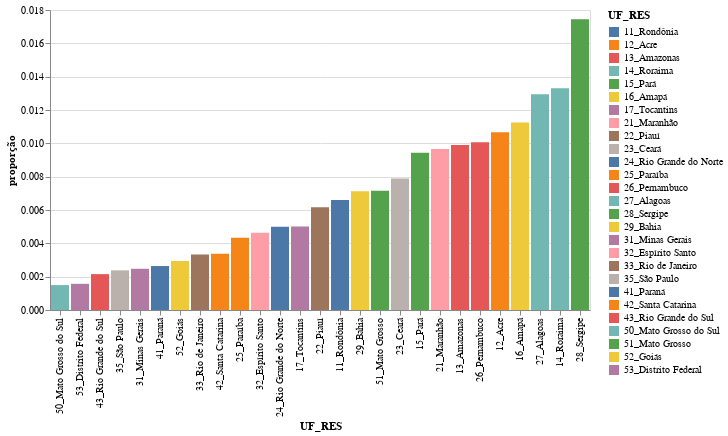

This figure's notebook cell:
### Markdown cell above
## Proporção de óbitos por SRAG-COVID em crianças e adolecentes (até 19 anos) por UF

### Code cell
#hide-input

index_cols = ['UF_RES']
categories_cols =['faixa_etaria']

df_covid = df_srag.query('CLASSI_FIN == "COVID-19"')
df = df_covid.query('UF_RES != "nan_nd"')#in ("29_Bahia","33_Rio de Janeiro","35_São Paulo")')
# df = df.query('SEM_PRI_ABS >= 15 and SEM_PRI_ABS <= 69')
df = df.query('EVOLUCAO == "obito"')
df_casos_faixas = get_proportion_cases(df,index_cols,categories_cols)
df_chart = df_casos_faixas.query('faixa_etaria == "00-20"')


category = 'UF_RES'
chart = alt.Chart(df_chart).mark_bar().encode(
#     x='UF_RES',
    y='proporção:Q',
    x=alt.X('UF_RES:N',sort='y'),
    color= category,
    tooltip=df_chart.columns.to_list()
)

ns_opacity = 0.01
selection = alt.selection_multi(empty='all', fields=[category], bind='legend')
chart = chart.add_selection(
    selection
).encode(
    opacity=alt.condition(selection, alt.value(1.0), alt.value(ns_opacity))
)
chart

### Figure 1 — Vega-Lite specification as saved in the notebook (floating-point values rounded to 4 significant figures)
{"config": {"view": {"continuousWidth": 400, "continuousHeight": 300}}, "data": {"name": "data-a4791b338814e05c2bdea00097688716"}, "mark": "bar", "encoding": {"color": {"type": "nominal", "field": "UF_RES"}, "opacity": {"condition": {"value": 1.0, "selection": "selector002"}, "value": 0.01}, "tooltip": [{"type": "nominal", "field": "UF_RES"}, {"type": "nominal", "field": "faixa_etaria"}, {"type": "quantitative", "field": "proporção"}, {"type": "quantitative", "field": "casos"}], "x": {"type": "nominal", "field": "UF_RES", "sort": "y"}, "y": {"type": "quantitative", "field": "proporção"}}, "selection": {"selector002": {"type": "multi", "empty": "all", "fields": ["UF_RES"], "bind": "legend"}}, "$schema": "https://vega.github.io/schema/vega-lite/v4.8.1.json", "datasets": {"data-a4791b338814e05c2bdea00097688716": [{"UF_RES": "11_Rondônia", "faixa_etaria": "00-20", "proporção": 0.006599, "casos": 30}, {"UF_RES": "12_Acre", "faixa_etaria": "00-20", "proporção": 0.01066, "casos": 13}, {"UF_RES": "13_Amazonas", "faixa_etaria": "00-20", "proporção": 0.009906, "casos": 129}, {"UF_RES": "14_Roraima", "faixa_etaria": "00-20", "proporção": 0.0133, "casos": 17}, {"UF_RES": "15_Pará", "faixa_etaria": "00-20", "proporção": 0.009439, "casos": 133}, {"UF_RES": "16_Amapá", "faixa_etaria": "00-20", "proporção": 0.01125, "casos": 14}, {"UF_RES": "17_Tocantins", "faixa_etaria": "00-20", "proporção": 0.005004, "casos": 12}, {"UF_RES": "21_Maranhão", "faixa_etaria": "00-20", "proporção": 0.009654, "casos": 56}, {"UF_RES": "22_Piauí", "faixa_etaria": "00-20", "proporção": 0.006165, "casos": 24}, {"UF_RES": "23_Ceará", "faixa_etaria": "00-20", "proporção": 0.007897, "casos": 151}, {"UF_RES": "24_Rio Grande do Norte", "faixa_etaria": "00-20", "proporção": 0.004993, "casos": 24}, {"UF_RES": "25_Paraíba", "faixa_etaria": "00-20", "proporção": 0.00433, "casos": 30}, {"UF_RES": "26_Pernambuco", "faixa_etaria": "00-20", "proporção": 0.01007, "casos": 134}, {"UF_RES": "27_Alagoas", "faixa_etaria": "00-20", "proporção": 0.01295, "casos": 54}, {"UF_RES": "28_Sergipe", "faixa_etaria": "00-20", "proporção": 0.01744, "casos": 79}, {"UF_RES": "29_Bahia", "faixa_etaria": "00-20", "proporção": 0.007125, "casos": 110}, {"UF_RES": "31_Minas Gerais", "faixa_etaria": "00-20", "proporção": 0.002474, "casos": 90}, {"UF_RES": "32_Espírito Santo", "faixa_etaria": "00-20", "proporção": 0.004641, "casos": 26}, {"UF_RES": "33_Rio de Janeiro", "faixa_etaria": "00-20", "proporção": 0.003325, "casos": 154}, {"UF_RES": "35_São Paulo", "faixa_etaria": "00-20", "proporção": 0.002379, "casos": 241}, {"UF_RES": "41_Paraná", "faixa_etaria": "00-20", "proporção": 0.002638, "casos": 53}, {"UF_RES": "42_Santa Catarina", "faixa_etaria": "00-20", "proporção": 0.003377, "casos": 47}, {"UF_RES": "43_Rio Grande do Sul", "faixa_etaria": "00-20", "proporção": 0.002152, "casos": 56}, {"UF_RES": "50_Mato Grosso do Sul", "faixa_etaria": "00-20", "proporção": 0.001495, "casos": 9}, {"UF_RES": "51_Mato Grosso", "faixa_etaria": "00-20", "proporção": 0.00715, "casos": 30}, {"UF_RES": "52_Goiás", "faixa_etaria": "00-20", "proporção": 0.002939, "casos": 46}, {"UF_RES": "53_Distrito Federal", "faixa_etaria": "00-20", "proporção": 0.00157, "casos": 12}]}}
